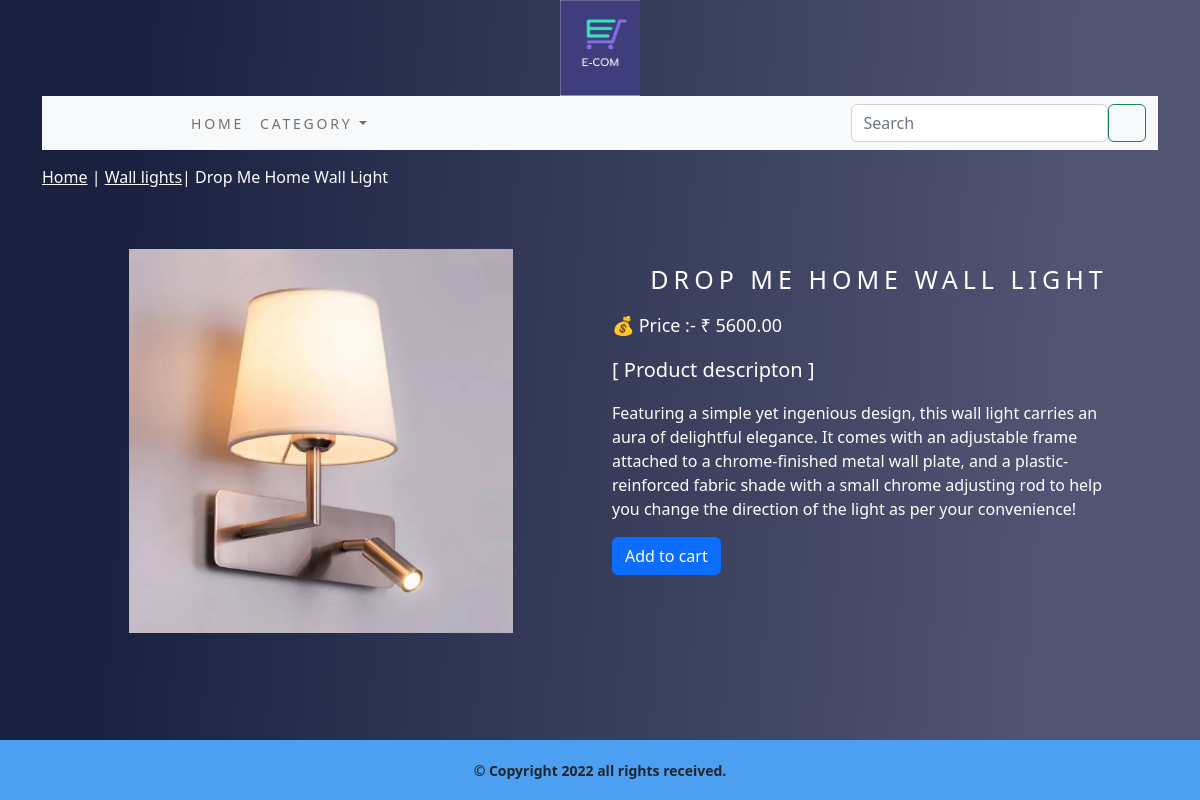
Page /wall-lights/drop-me-home-wall-light/ on the committed database.
### shoppingApp/models.py (models this page shows, shortened)
class Product(models.Model):
    name = models.CharField(max_length=250, unique=True)
    slug = models.SlugField(max_length=250, unique=True)
    description = models.TextField(blank=True)
    price = models.DecimalField(max_digits=10, decimal_places=2)
    category = models.ForeignKey(Category,on_delete=models.CASCADE)
    image = models.ImageField(upload_to='product', blank=True)
    stock = models.IntegerField()
    available = models.BooleanField(default=True)
    created = models.DateTimeField(auto_now_add=True)
    updated = models.DateTimeField(auto_now=True)
    class Meta:
        ordering = ('name',)
        verbose_name = 'product'
        verbose_name_plural = 'products'

class Category(models.Model):
    name = models.CharField(max_length=250, unique=True)
    slug = models.SlugField(max_length=250, unique=True)
    description = models.TextField(blank=True)
    image = models.ImageField(upload_to='category', blank=True)
    class Meta:
        ordering = ('name',)
        verbose_name = 'category'
        verbose_name_plural = 'categories'
    def get_url(self):
        return reverse('shoppingApp:products_by_category',args=[self.slug])
    def __str__(self):
        return '{}'.format(self.name)

### shoppingApp/views.py (the view)
# urls.py: path('<slug:c_slug>/<slug:product_slug>/',views.proDetail,name="prodCatDetail"),
def proDetail(request,c_slug,product_slug):
    try:
        product = Product.objects.get(category__slug=c_slug,slug=product_slug)
    except Exception as e:
        raise e
    return render(request,'product.html',{'product':product})

### cart/context_processors.py (called while the page is built)
def counter(request):
    item_count = 0
    if 'admin' in request.path:
        return {}
    else:
        try:
            cart = Cart.objects.filter(cart_id=_cart_id(request))
            cart_items = CartItem.objects.all().filter(cart=cart[:1])
            for cart_item in cart_items:
                item_count += cart_item.quantity
        except Cart.DosesNotExist:
            item_count = 0
    return dict(item_count=item_count)

### cart/views.py (called while the page is built)
def _cart_id(request):
    cart = request.session.session_key
    if not cart:
        cart = request.session.create()
    return cart

### shoppingApp/context_processors.py (called while the page is built)
def menu_links(request):
    links = Category.objects.all()
    return dict(links=links)

### templates/product.html (shortened to what this page needs)
{% extends 'base.html' %}
{% load static %}
{% block content %}
<div class="row prod_row_class">
        <div class="mx_auto">
                <p class="text_clr_pro"><a class="text_clr_pro"  href="{% url 'shoppingApp:allProCat' %}">Home</a> | <a class="text_clr_pro" href="{{ product.category.get_url }}">{{product.category}}</a>| {{product.name}} </p>
        </div>
</div>
<div class="container">
<br>
<div class="row">
        <div class="col-12 col-sm-12 col-md-12 col-lg-6 text-center">
                <div style="min-width: 18rem;">
                        <img class="pro_page_img" src="{{product.image.url}}" alt="{{product.name}}">
                </div>
        </div>
                <div class="col-12 col-sm-12 col-md-12 col-lg-6">
                        <div>
                       <h2 class="prod_name text-center">{{product.name}}</h2>
                       <p class="price">💰 Price :- ₹ {{product.price}}</p>
                       <p class="prod_desc">[ Product descripton ]</p>
                       <p class="prod_text text-justify">{{product.description}}</p>
                       {% if product.stock <= 0 %}
                       <p class="prod_text text-justify"><b>Out of stock</b></p>
                       {% else %}
                       <a href="{% url 'cart:add_cart' product.id %}" class="btn btn-primary">Add to cart</a>
                       {% endif %}
                </div></div>
        </div>
</div><br></div>
{% endblock %}

### static/css/custom.css (style rules this page uses)
html { height: 100%; }
body { background-image: linear-gradient( 94.3deg, rgba(26,33,64,1) 10.9%, rgba(81,84,115,1) 87.1% ); display: flex; flex-direction:column; flex-grow: 1; min-height: 100%; }
.text_clr_pro { color: rgb(252, 252, 252); }
.prod_row_class { padding-top: 15px; padding-bottom: 20px; }
.prod_row_class .mx_auto { font-size: 16px; text-decoration: none; }
.pro_page_img { width: 24rem; }
.prod_name { color: white; font-size: 25px; text-transform: uppercase; letter-spacing: .2em; padding-top: 15px; padding-bottom: 10px; }
.prod_text { padding-right: 20px; color: white; }
.price { color: white; font-size: 18px; }
.prod_desc { color: white; font-size: 20px; }

### rows in the picture
Product: category "Wall lights", name "Drop Me Home Wall Light", image (picture), name "DROP ME HOME WALL LIGHT", price "5600.00", description "Featuring a simple yet ingenious design, this wall light carries an aura of delightful elegance. It comes with an adjustable frame attached to a chrome-finished metal wall plate, and a plastic-reinforced fabric shade with a small chrome adjusting rod to help you change the direction of the light as per your convenience!"
